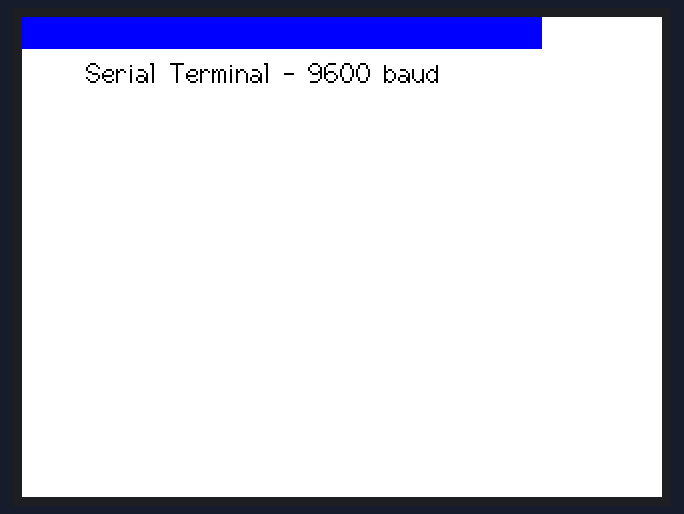
Recording of a sketch running on a simulated ESP32. Parts: 320×240 colour display.

Above: at 0.3 s.

The sketch:

TFT_disp.ino
```cpp
// (licence header left out)
#include <TFT_eSPI.h> // Hardware-specific library
#include <SPI.h>

TFT_eSPI tft = TFT_eSPI();       // Invoke custom library

// The scrolling area must be a integral multiple of TEXT_HEIGHT
#define TEXT_HEIGHT 16 // Height of text to be printed and scrolled
#define BOT_FIXED_AREA 0 // Number of lines in bottom fixed area (lines counted from bottom of screen)
#define TOP_FIXED_AREA 16 // Number of lines in top fixed area (lines counted from top of screen)
#define YMAX 320 // Bottom of screen area

// The initial y coordinate of the top of the scrolling area
uint16_t yStart = TOP_FIXED_AREA;
// yArea must be a integral multiple of TEXT_HEIGHT
uint16_t yArea = YMAX-TOP_FIXED_AREA-BOT_FIXED_AREA;
// The initial y coordinate of the top of the bottom text line
uint16_t yDraw = YMAX - BOT_FIXED_AREA - TEXT_HEIGHT;

// Keep track of the drawing x coordinate
uint16_t xPos = 0;

// For the byte we read from the serial port
byte data = 0;

// A few test variables used during debugging
boolean change_colour = 1;
boolean selected = 1;

// We have to blank the top line each time the display is scrolled, but this takes up to 13 milliseconds
// for a full width line, meanwhile the serial buffer may be filling... and overflowing
// We can speed up scrolling of short text lines by just blanking the character we drew
int blank[19]; // We keep all the strings pixel lengths to optimise the speed of the top line blanking

void setup() {
  // Setup the TFT display
  tft.init();
  tft.setRotation(1); // Must be setRotation(0) for this sketch to work correctly
  tft.fillScreen(TFT_WHITE);


  // Setup baud rate and draw top banner
  Serial.begin(9600);

  tft.setTextColor(TFT_BLACK, TFT_BLUE);
  tft.fillRect(0,0,240,16, TFT_BLUE);
  tft.drawCentreString(" Serial Terminal - 9600 baud ",120,0,2);

  // Change colour for scrolling zone text
  tft.setTextColor(TFT_BLACK, TFT_WHITE);
  tft.fillRect(20,0,240,16, TFT_BLUE);
  tft.drawCentreString(" Serial Terminal - 9600 baud ",120,20,2);


  // Setup scroll area
  setupScrollArea(TOP_FIXED_AREA, BOT_FIXED_AREA);

  // Zero the array
  for (byte i = 0; i<18; i++) blank[i]=0;
}


void loop(void) {
  //  These lines change the text colour when the serial buffer is emptied
  //  These are test lines to see if we may be losing characters
  //  Also uncomment the change_colour line below to try them
  //
  //  if (change_colour){
  //  change_colour = 0;
  //  if (selected == 1) {tft.setTextColor(TFT_CYAN, TFT_BLACK); selected = 0;}
  //  else {tft.setTextColor(TFT_MAGENTA, TFT_BLACK); selected = 1;}
  //}

  while (Serial.available()) {
    data = Serial.read();
    // If it is a CR or we are near end of line then scroll one line
    if (data == '\r' || xPos>231) {
      xPos = 0;
      yDraw = scroll_line(); // It can take 13ms to scroll and blank 16 pixel lines
    }
    if (data > 31 && data < 128) {
      xPos += tft.drawChar(data,xPos,yDraw,2);
      blank[(18+(yStart-TOP_FIXED_AREA)/TEXT_HEIGHT)%19]=xPos; // Keep a record of line lengths
    }
    //change_colour = 1; // Line to indicate buffer is being emptied
  }
}

// ##############################################################################################
// Call this function to scroll the display one text line
// ##############################################################################################
int scroll_line() {
  int yTemp = yStart; // Store the old yStart, this is where we draw the next line
  // Use the record of line lengths to optimise the rectangle size we need to erase the top line
  tft.fillRect(0,yStart,blank[(yStart-TOP_FIXED_AREA)/TEXT_HEIGHT],TEXT_HEIGHT, TFT_BLACK);

  // Change the top of the scroll area
  yStart+=TEXT_HEIGHT;
  // The value must wrap around as the screen memory is a circular buffer
  if (yStart >= YMAX - BOT_FIXED_AREA) yStart = TOP_FIXED_AREA + (yStart - YMAX + BOT_FIXED_AREA);
  // Now we can scroll the display
  scrollAddress(yStart);
  return  yTemp;
}

// ##############################################################################################
// Setup a portion of the screen for vertical scrolling
// ##############################################################################################
// We are using a hardware feature of the display, so we can only scroll in portrait orientation
void setupScrollArea(uint16_t tfa, uint16_t bfa) {
  tft.writecommand(ILI9341_VSCRDEF); // Vertical scroll definition
  tft.writedata(tfa >> 8);           // Top Fixed Area line count
  tft.writedata(tfa);
  tft.writedata((YMAX-tfa-bfa)>>8);  // Vertical Scrolling Area line count
  tft.writedata(YMAX-tfa-bfa);
  tft.writedata(bfa >> 8);           // Bottom Fixed Area line count
  tft.writedata(bfa);
}

// ##############################################################################################
// Setup the vertical scrolling start address pointer
// ##############################################################################################
void scrollAddress(uint16_t vsp) {
  tft.writecommand(ILI9341_VSCRSADD); // Vertical scrolling pointer
  tft.writedata(vsp>>8);
  tft.writedata(vsp);
}
```
